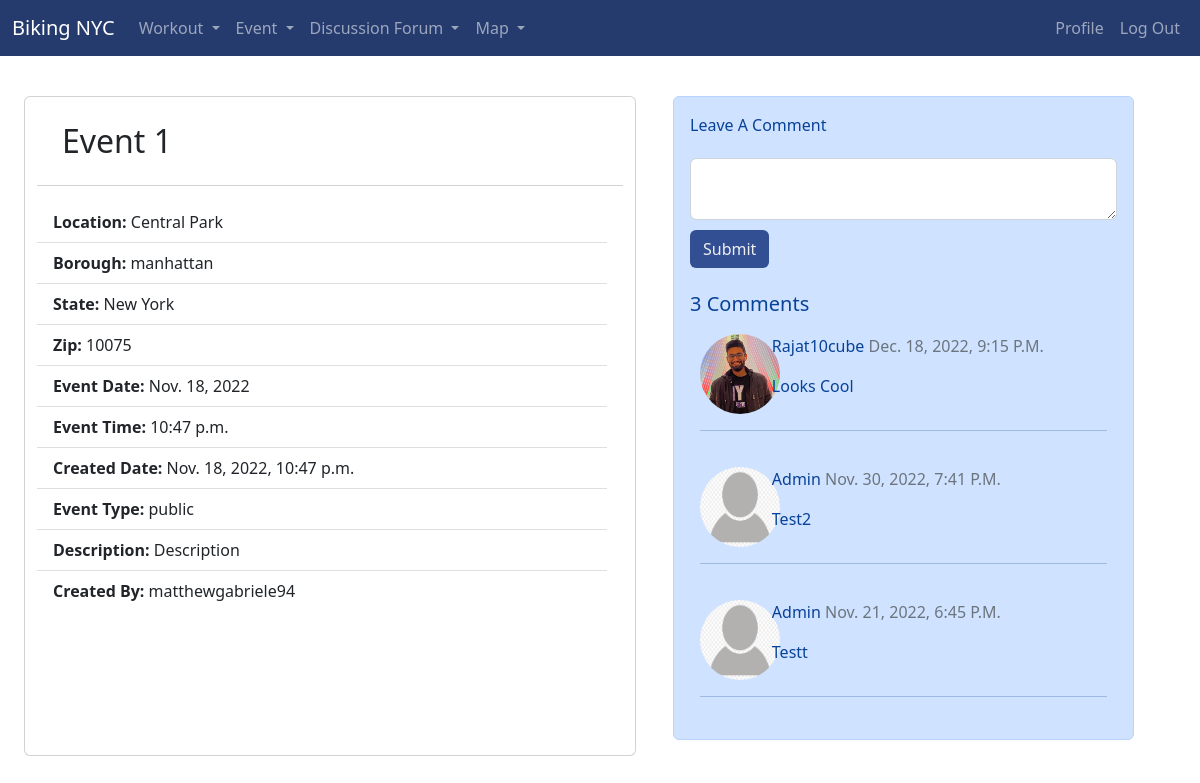
The page /browse_events/1/ (signed in) on the database its author committed.
### bikingapp/models.py (models this page shows, shortened)
class Event(models.Model):
    title = models.CharField(max_length=50)
    location = models.CharField(max_length=200)
    borough = models.CharField(
        max_length=20,
        choices=[
            ("manhattan", "Manhattan"),
            ("queens", "Queens"),
            ("bronx", "Bronx"),
            ("staten island", "Staten Island"),
            ("brooklyn", "Brooklyn"),
        ],
        default="Manhattan",
    )
    date = models.DateField(default=timezone.now)
    time = models.TimeField(default=timezone.now)
    date_created = models.DateTimeField(default=timezone.now)
    event_type = models.CharField(
        max_length=200,
        choices=[("public", "Public"), ("private", "Private")],
        default="Public",
    )
    description = models.CharField(max_length=500, null=True)
    created_by = models.CharField(max_length=100, default="user")
    zipcode = models.CharField(max_length=5, null=True)
    state = models.CharField(max_length=10, default="New York")

class Comment(models.Model):
    post = models.ForeignKey(Event, on_delete=models.CASCADE, related_name="comments")
    name = models.ForeignKey(
        settings.AUTH_USER_MODEL, on_delete=models.SET_NULL, null=True, blank=True
    )
    body = models.TextField()
    created_on = models.DateTimeField(auto_now_add=True)
    active = models.BooleanField(default=True)
    class Meta:
        ordering = ["created_on"]

class CustomUser(AbstractUser):
    def image_upload_to(self, instance=None):
        if instance:
            return os.path.join("Users", self.username, instance)
        return None
    STATUS = (
        ("regular", "regular"),
        ("subscriber", "subscriber"),
        ("moderator", "moderator"),
    )
    email = models.EmailField(unique=True)
    status = models.CharField(max_length=100, choices=STATUS, default="regular")
    description = models.TextField(
        "Description", max_length=600, default="", blank=True
    )
    image = models.ImageField(default="default/user.jpg", upload_to=image_upload_to)
    def __str__(self):
        return self.username

### bikingapp/views.py (the view)
# urls.py: path("browse_events/<int:id1>/", views.view_event),
@login_required
def view_event(request, id1):
    obj = models.Event.objects.order_by("id").filter(id=id1)
    post = get_object_or_404(Event, id=id1)
    comments = post.comments.filter(active=True).order_by("-created_on")
    new_comment = None
    if request.method == "POST":
        comment_form = CommentForm(request.POST or None)
        if comment_form.is_valid():
            body = request.POST.get("body")
            new_comment = Comment.objects.create(
                post=post, name=request.user, body=body
            )
            new_comment.save()
            comment_form = CommentForm()
    else:
        comment_form = CommentForm()
    context = {
        "obj1": obj,
        "post": post,
        "comments": comments,
        "comment_form": comment_form,
    }
    return render(request, "event/view_event.html", context)

### bikingapp/forms.py
class CommentForm(forms.ModelForm):
    class Meta:
        model = Comment
        fields = ("body",)
        widgets = {
            "body": Textarea(
                attrs={
                    "class": "form-control",
                    "rows": 2,
                    "style": "max-width: 100%; margin-bottom: 10px;",
                }
            ),
        }

### bikingapp/templates/event/view_event.html (shortened to what this page needs)
<!DOCTYPE html>
<html lang="en">
<head>
  <link href="https://cdn.jsdelivr.net/npm/bootstrap@5.2.2/dist/css/bootstrap.min.css" rel="stylesheet"
>
  <link rel="stylesheet" href="https://cdn.jsdelivr.net/npm/bootstrap-icons@1.9.1/font/bootstrap-icons.css">
</head>
<body>
  {% extends 'base.html' %}
  {% block content %}
  <div>
    <div class="col" style="margin-top: 5vh;">
      {% for obj in obj1 %}
      <div class="row">
        <div class="card col-6" style="margin-left: 3vw ;">
          <h2 style="margin:25px;text-transform: capitalize;">
            {{obj.title}}
          </h2>
          <ul class="list-group list-group-flush card-body">
            <li class="list-group-item"><b>Location:</b> {{obj.location}}</li>
            <li class="list-group-item"><b>Borough:</b> {{obj.borough}}</li>
            <li class="list-group-item"><b>State:</b> {{obj.state}}</li>
            <li class="list-group-item"><b>Zip:</b> {{obj.zipcode}}</li>
            <li class="list-group-item"><b>Event Date:</b> {{obj.date}}</li>
            <li class="list-group-item"><b>Event Time:</b> {{obj.time}}</li>
            <li class="list-group-item"><b>Created Date:</b> {{obj.date_created}}</li>
            <li class="list-group-item"><b>Event Type:</b> {{obj.event_type}}</li>
            <li class="list-group-item"><b>Description:</b> {{obj.description}}</li>
            <li class="list-group-item"><b>Created By:</b> {{obj.created_by}}</li>
          </ul>
        </div>
        {% endfor %}
        <div class="col-5">
          <div class="alert alert-primary" role="alert" style="margin-left: 25px;text-transform: capitalize;">
            Leave a Comment
            <form method="post" style="margin-top: 1.3em;">
              {{ comment_form.body }}
              <button type="submit" class="btn" style="background-color:#324f94;color:#efefef;">Submit</button>
            </form>
            <br>
            <h5>{{ comments.count }} comments</h5>
            {% for comment in comments %}
            <div class="comments" style="padding: 10px;">
              <div class="row">
                <div class="col-2">
                  <img width="80px" height="80px" class="rounded-circle " src="{{ comment.name.image.url }}">
                </div>
                <div class="col-10">
                  <p class="font-weight-bold">
                    {{ comment.name }}
                    <span class=" text-muted font-weight-normal">
                      {{ comment.created_on }}
                    </span>
                  </p>
                  {{ comment.body | linebreaks }}
                </div>
              </div>
              <hr>
            </div>
            {% endfor %}
          </div>
        </div>
      </div>
    </div>
  </div>
  {% endblock content %}

### rows shown on the page
Event: title "Event 1", location "Central Park", borough "manhattan", state "New York", zipcode "10075", date "Nov. 18, 2022", time "10:47 p.m.", date_created "Nov. 18, 2022, 10:47 p.m.", event_type "public", description "Description", created_by "matthewgabriele94"
Comment: name.image (picture), name "Rajat10cube", created_on "Dec. 18, 2022, 9:15 P.m.", body "Looks Cool"
Comment: name.image (placeholder picture), name "Admin", created_on "Nov. 30, 2022, 7:41 P.m.", body "Test2"
Comment: name.image (placeholder picture), name "Admin", created_on "Nov. 21, 2022, 6:45 P.m.", body "Testt"

### other values the page prints
{{ comments.count }} "3"
